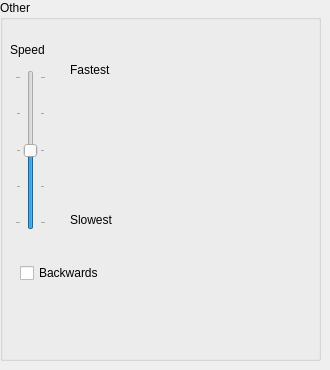
      <widget class="QWidget" name="spectrumTab">
       <attribute name="title">
        <string>Spectrum</string>
       </attribute>
       <widget class="QGroupBox" name="groupBox_17">
        <property name="geometry">
         <rect>
          <x>0</x>
          <y>0</y>
          <width>321</width>
          <height>361</height>
         </rect>
        </property>
        <property name="title">
         <string>Other</string>
        </property>
        <widget class="QSlider" name="spectrumSpeed">
         <property name="geometry">
          <rect>
           <x>15</x>
           <y>70</y>
           <width>31</width>
           <height>160</height>
          </rect>
         </property>
         <property name="maximum">
          <number>4</number>
         </property>
         <property name="value">
          <number>2</number>
         </property>
         <property name="orientation">
          <enum>Qt::Vertical</enum>
         </property>
         <property name="tickPosition">
          <enum>QSlider::TicksBothSides</enum>
         </property>
        </widget>
        <widget class="QLabel" name="label_39">
         <property name="geometry">
          <rect>
           <x>10</x>
           <y>40</y>
           <width>62</width>
           <height>20</height>
          </rect>
         </property>
         <property name="text">
          <string>Speed</string>
         </property>
        </widget>
        <widget class="QLabel" name="label_40">
         <property name="geometry">
          <rect>
           <x>70</x>
           <y>60</y>
           <width>62</width>
           <height>20</height>
          </rect>
         </property>
         <property name="text">
          <string>Fastest</string>
         </property>
        </widget>
        <widget class="QLabel" name="label_41">
         <property name="geometry">
          <rect>
           <x>70</x>
           <y>210</y>
           <width>62</width>
           <height>20</height>
          </rect>
         </property>
         <property name="text">
          <string>Slowest</string>
         </property>
        </widget>
        <widget class="QCheckBox" name="spectrumBackwards">
         <property name="geometry">
          <rect>
           <x>20</x>
           <y>260</y>
           <width>89</width>
           <height>26</height>
          </rect>
         </property>
         <property name="text">
          <string>Backwards</string>
         </property>
        </widget>
       </widget>
      </widget>
